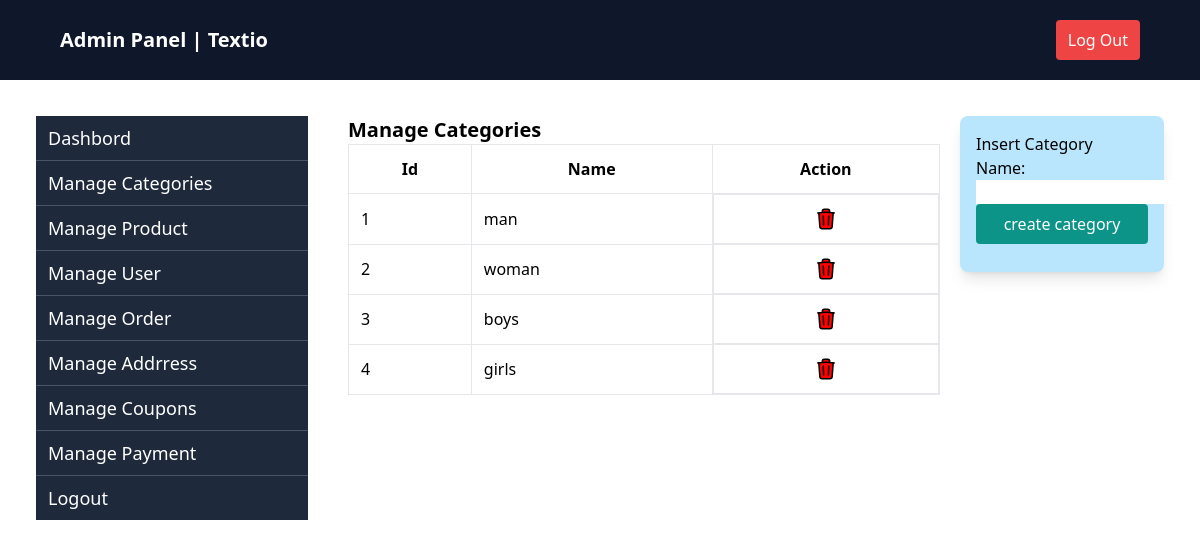
The page /manage-category/ on the database its author committed.
### apptextio/models.py (models this page shows, shortened)
class Category(models.Model):
    name = models.CharField(max_length=100)

### apptextio/admin_views.py (the view)
# urls.py: path("manage-category/",managecategory,name="managecategory"),
def managecategory(request):
    form = CategroyForm(request.POST or None)
    categories = Category.objects.all()
    if request.method == 'POST':
        if form.is_valid():
            form.save()
            return redirect(managecategory)
    return render(request,"admin/manage_category.html", {'categories':categories ,'form':form})

### apptextio/admin_forms.py
class CategroyForm(ModelForm):
    class Meta:
        model = Category
        fields = "__all__"

### apptextio/context_processors.py (called while the page is built)
def no_of_orderitms(request):
    numbers = 0
    try:
        order = Order.objects.filter(user=request.user,isordered=False,from_buynow=False).first()
        if order:
            orderitems = OrderItem.objects.filter(order_id=order,isordered=False)
            numbers = orderitems.count()
        return {"numbers":numbers}
    except:
        return {"numbers":numbers}

### apptextio/templates/admin/manage_category.html (shortened to what this page needs)
{% extends "admin/admin_base.html" %}
{% load tailwind_filters %}
{% block content %}
<div class="flex gap-5">
    <div class="w-9/12 ">
        <h2 class="text-xl font-semibold">Manage Categories</h2>
        <table class="table border  w-full">
            <thead class="">
                <tr>
                    <th class="border p-3">Id</th>
                    <th class="border p-3">Name</th>
                    <th class="border p-3">Action</th>
                </tr>
            </thead>
            <tbody>
                {% for category in categories %}
                <tr class="">
                    <td class="border p-3">{{category.id}}</td>
                    <td class="border p-3"> {{category.name}} </td>
                    <td class="border p-3 flex gap-2 justify-center items-center">
                        <a href="{% url 'delete-product' category.id %}" class="items-center justify-center flex flex-1">
                        </a>
                    </td>
                </tr>
                {% endfor %}
            </tbody>
        </table>
    </div>
    <div class="w-3/12">
        <div class="bg-sky-200 p-4 rounded-lg shadow-lg">
            <h2>Insert Category</h2>
            <form action="" method="post">
                {{ form|crispy }}
                <div class="mb-3">
                    <input type="submit" value="create category"
                        class="bg-teal-600 text-white px-3 py-2 rounded w-full">
                </div>
            </form>
        </div>
    </div>
</div>
{% endblock %}

### rows shown on the page
Category: id "1", name "man"
Category: id "2", name "woman"
Category: id "3", name "boys"
Category: id "4", name "girls"
